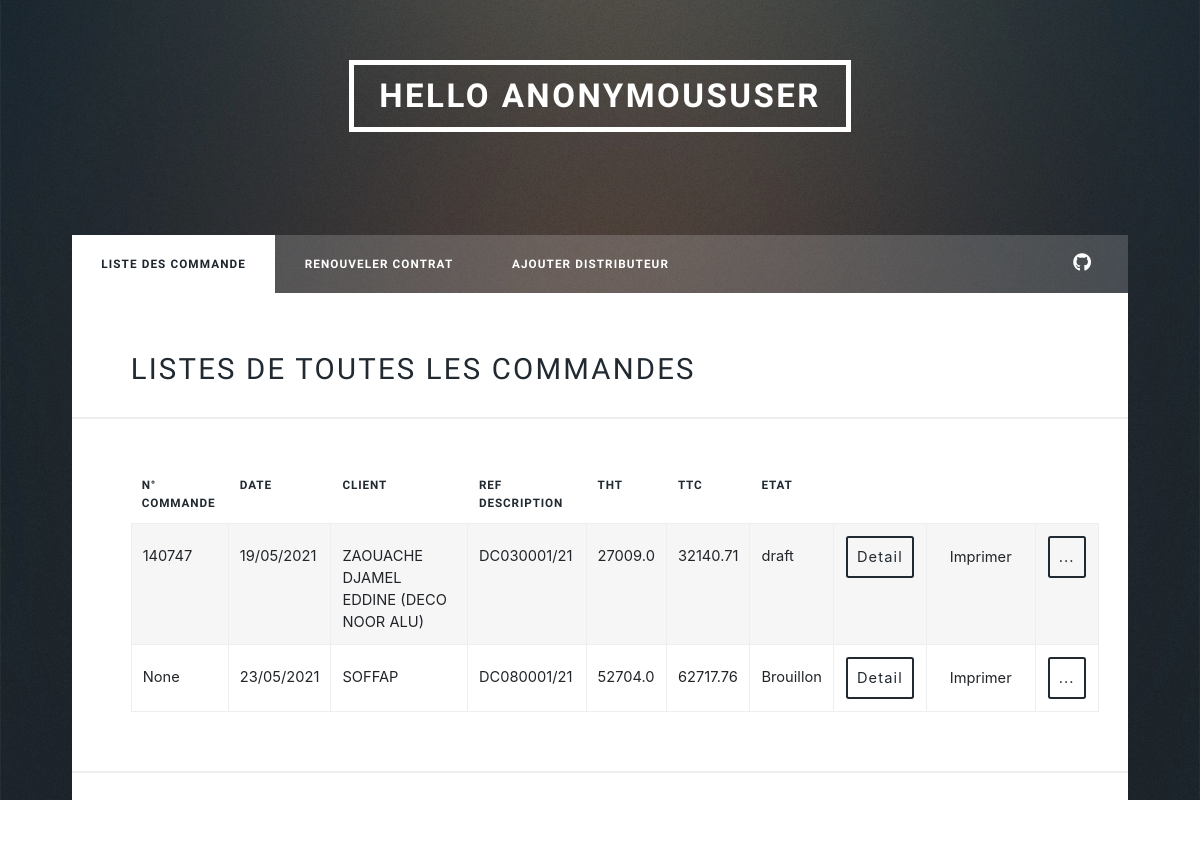
The page /commerciale/listCommandesC on the database as committed earlier.
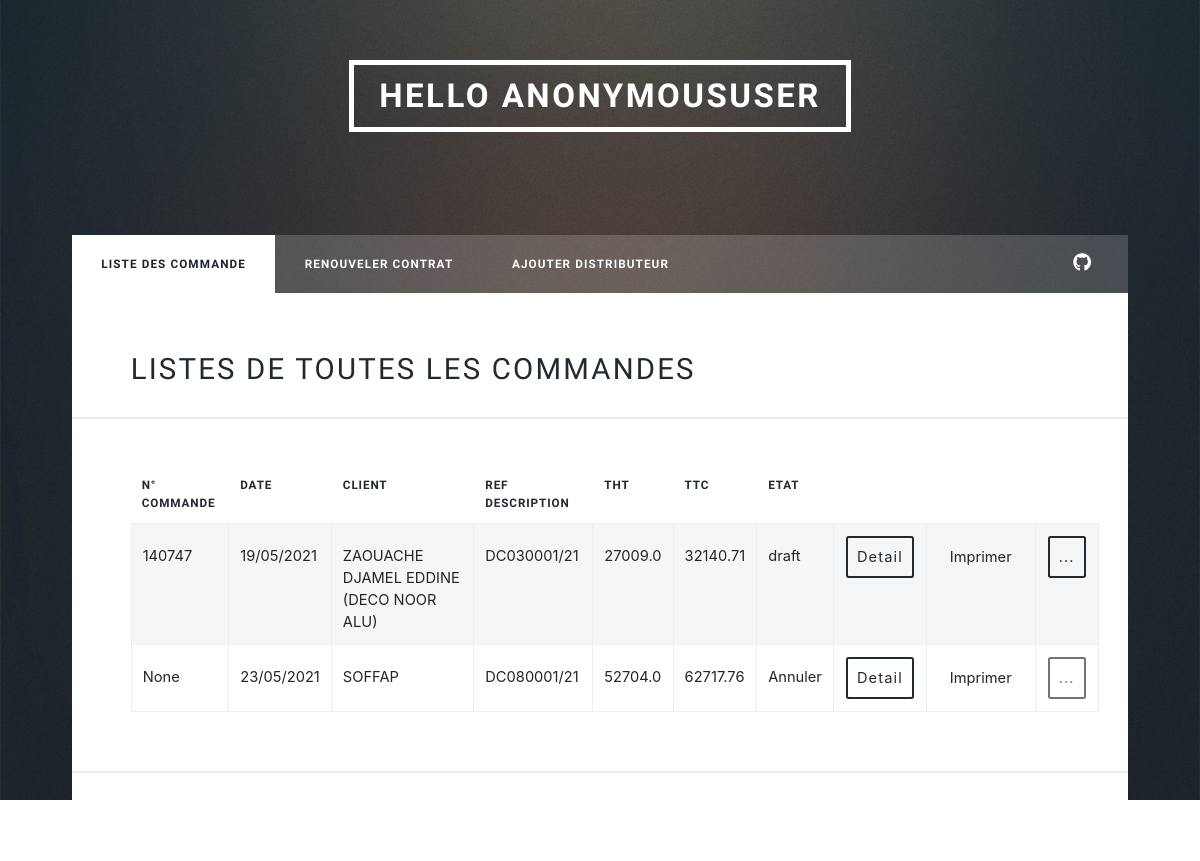
The same page on the database as committed later.
### distributeur/models.py (models this page shows)
class Commande(models.Model):
    id = models.AutoField(primary_key=True)
    n_commande_odoo = models.CharField(null=True, blank=True, max_length=255)
    reference_description = models.CharField(max_length=255)
    destributeur = models.ForeignKey(Distributeur, on_delete=models.CASCADE)
    societe = models.CharField(default='Strugal', max_length=255)
    totaleHT = models.FloatField()
    totaleTTC = models.FloatField()
    etat = models.CharField(default='Brouillon', max_length=255)
    date = models.CharField(
        default=date.today().strftime("%d/%m/%Y"), max_length=255)

class Distributeur(models.Model):
    user = models.ForeignKey(User, null=True, on_delete=models.CASCADE)
    id = models.AutoField(primary_key=True)
    nom = models.CharField(max_length=255)
    adress = models.CharField(max_length=255)
    tel_fix = models.CharField(null=True, blank=True, max_length=255)
    tel_portable = models.CharField(null=True, blank=True, max_length=255)
    couriel = models.CharField(null=True, blank=True, max_length=255)
    civilite = models.IntegerField(null=True, blank=True)
    site_web = models.CharField(null=True, blank=True, max_length=255)
    rcn = models.CharField(max_length=255)
    date_enregistrement_rc = models.CharField(max_length=255)
    nis = models.CharField(null=True, blank=True, max_length=255)
    ifn = models.CharField(max_length=255)
    art = models.CharField(max_length=255)
    date_debut_activité = models.CharField(
        null=True, blank=True, max_length=255)
    date_effet = models.CharField(null=True, blank=True, max_length=255)
    date_echeance = models.CharField(null=True, blank=True, max_length=255)
    status = models.CharField(max_length=255)
    nbr_facture = models.IntegerField(default=0)
    def __str__(self):
        return self.nom

### commerciale/views.py (the view)
# urls.py: path("listCommandesC", views.listCommandes, name="listCommandes"),
def listCommandes(request):
    commande = Commande.objects.all()
    context = {
        "commande": commande
    }
    return render(
        request, "commerciale/listCommandes.html", context)

### templates/commerciale/listCommandes.html (shortened to what this page needs)
{%extends 'base.html'%} {% block title %} Welcome {% endblock %}
{% block content %}
<div id="wrapper">
   <link rel="stylesheet" href="https://maxcdn.bootstrapcdn.com/bootstrap/4.5.2/css/bootstrap.min.css">
  {% include 'partials/_header.html'%}
  {% include 'partials/_nav_com.html'%}
  <div id="main">
    <h2>Listes de toutes les commandes</h2>
    <div class="table-wrapper">
      <table class="alt">
          <thead>
              <tr>
                  <th>N° Commande</th>
                  <th>Date</th>
                  <th>Client</th>
                  <th>Ref Description</th>
                  <th>THT</th>
                  <th>TTC</th>
                  <th>Etat</th>
              </tr>
          </thead>
          <tbody>
              {% for com in commande %}
              <tr>
                  <td>{{com.n_commande_odoo}}</td>
                  <td>{{com.date}}</td>
                  <td>{{com.destributeur}}</td>
                  <td>{{com.reference_description}}</td>
                  <td>{{com.totaleHT}}</td>
                  <td>{{com.totaleTTC}}</td>
                  <td>{{com.etat}}</td>
                  <td><button
                    id="{{com.id}}"
                    onClick=showDetail(this.id)
                    type="button"
                    class="btn "
                    data-toggle="modal" data-target="#exampleModal"
                  >Detail</button></td>
                  <td>
                    <a
                    id="{{com.id}}"
                    onClick=showDetail(this.id)
                    type="button"
                    class="btn "
                    href="{% url 'pdf_view' com.id %}"
                    target="_blank"
                  >Imprimer</a>
                  </td>
                  <td>
                    <div class="dropdown">
                      <button
                      {% if com.etat == 'Annuler' or com.etat == 'done' %}
                      class="btn disabled"
                      {% else %}
                      class="btn"
                      {% endif %}
                      type="button"
                      id="dropdownMenuButton"
                      data-toggle="dropdown"
                      aria-expanded="false">
                        ...
                      </button>
                    </div>
                  </td>
              </tr>
              {% endfor %}
          </tbody>
      </table>
    </div>
    <hr />
  </div>
</div>
{% endblock %}

### templates/base.html (shortened to what this page needs)
{% load static %}
<!DOCTYPE html>
<html lang="en">
  <head>
    <head>
      <link
      href="https://cdn.jsdelivr.net/npm/select2@4.1.0-rc.0/dist/css/select2.min.css"
      rel="stylesheet"
    />
    <link rel="stylesheet" href="https://maxcdn.bootstrapcdn.com/bootstrap/4.5.2/css/bootstrap.min.css">
      <link rel="stylesheet" href="{% static '/css/main.css' %}" />
    </head>
  <body class="is-preload">
    {% block content %}
    {% endblock %}
      </body>
</html>

### templates/partials/_header.html (shortened to what this page needs)
<header id="header">
  <a class="logo">Hello {{request.user}}</a>
  <br /><br />
</header>

### templates/partials/_nav_com.html
 <nav id="nav">
    {% with request.resolver_match.url_name as url_name %}
    <ul class="links">
      <li {% if url_name == 'listCommandes' %}class="active"{% endif %}><a {% if url_name != 'listCommandes' %}href="{% url 'listCommandes' %}"{% endif %}>Liste des commande</a></li>
      <li {% if url_name == 'renouveler_contrat' %}class="active"{% endif %}><a {% if url_name != 'renouveler_contrat' %}href="{% url 'renouveler_contrat' %}"{% endif %} >Renouveler Contrat</a></li>
      <li {% if url_name == 'ajouterDis' %}class="active"{% endif %}><a {% if url_name != 'ajouterDis' %}href="{% url 'ajouterDis' %}"{% endif %} >Ajouter Distributeur</a></li>
    </ul>
    <ul class="icons">
      <li>
        <span class="label"
          ><a href="{% url 'logout' %}"class="icon brands fa-github" aria-hidden="true"></a>
        </span>
      </li>
    </ul>
    {% endwith %}
  </nav>

Rows that differ between the two databases and show on the page:
changed Commande "None": etat "Brouillon" → "Annuler"
